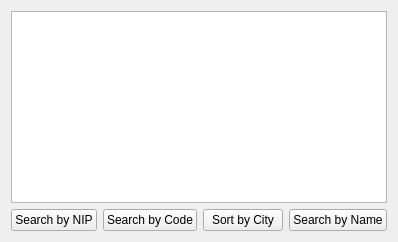
                  <widget class="QWidget" name="tab_7">
                   <attribute name="title">
                    <string>Clients</string>
                   </attribute>
                   <layout class="QGridLayout" name="gridLayout_13">
                    <item row="1" column="4">
                     <widget class="QPushButton" name="searchForClientButton_2">
                      <property name="text">
                       <string>Search by Name</string>
                      </property>
                     </widget>
                    </item>
                    <item row="0" column="1" colspan="4">
                     <widget class="QTableView" name="tableView_5">
                      <property name="sortingEnabled">
                       <bool>true</bool>
                      </property>
                      <attribute name="horizontalHeaderShowSortIndicator" stdset="0">
                       <bool>true</bool>
                      </attribute>
                     </widget>
                    </item>
                    <item row="1" column="1">
                     <widget class="QPushButton" name="searchClientsByNIPButton_2">
                      <property name="text">
                       <string>Search by NIP</string>
                      </property>
                     </widget>
                    </item>
                    <item row="1" column="2">
                     <widget class="QPushButton" name="searchClientByCodeButton_2">
                      <property name="text">
                       <string>Search by Code</string>
                      </property>
                     </widget>
                    </item>
                    <item row="1" column="3">
                     <widget class="QPushButton" name="searchClientsByCityButton_2">
                      <property name="text">
                       <string>Sort by City</string>
                      </property>
                     </widget>
                    </item>
                   </layout>
                  </widget>
